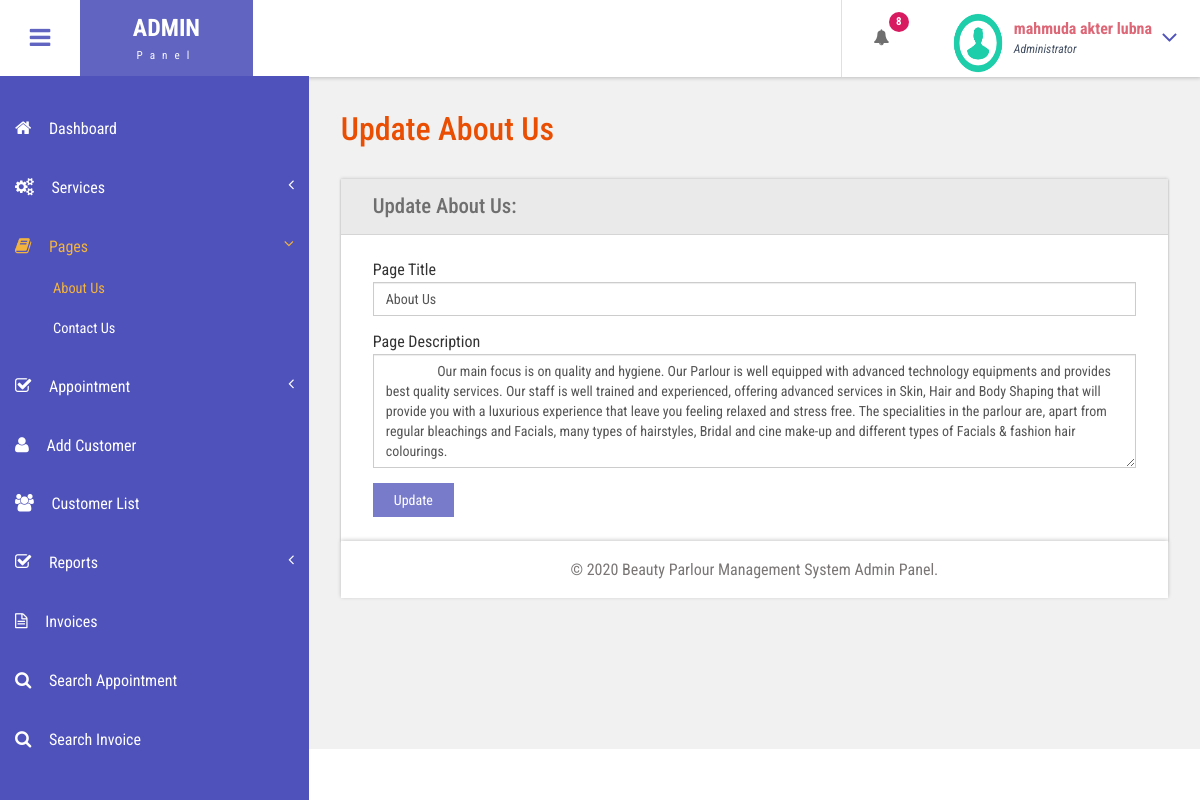
Screenshot of /admin/about-us.php (signed in) with the database file from the repository.
### tables this page shows
CREATE TABLE `tblpage` (
  `ID` int(10) NOT NULL,
  `PageType` varchar(200) DEFAULT NULL,
  `PageTitle` mediumtext DEFAULT NULL,
  `PageDescription` mediumtext DEFAULT NULL,
  `Email` varchar(200) DEFAULT NULL,
  `MobileNumber` bigint(10) DEFAULT NULL,
  `UpdationDate` date DEFAULT NULL,
  `Timing` varchar(200) NOT NULL
);

### admin/about-us.php (the view, shortened to what this page needs)
<?php
include('includes/dbconnection.php');
if (strlen($_SESSION['bpmsaid']==0)) {
  header('location:logout.php');
  } else{
  ?>
<!DOCTYPE HTML>
<html>
<head>
<link href="css/bootstrap.css" rel='stylesheet' type='text/css' />
<link href="css/style.css" rel='stylesheet' type='text/css' />
<link href="css/font-awesome.css" rel="stylesheet">
<link href="css/animate.css" rel="stylesheet" type="text/css" media="all">
<link href="css/custom.css" rel="stylesheet">
</head>
<body class="cbp-spmenu-push">
	<div class="main-content">
		 <?php include_once('includes/sidebar.php');?>
	 <?php include_once('includes/header.php');?>
		<div id="page-wrapper">
			<div class="main-page">
				<div class="forms">
					<h3 class="title1">Update About Us</h3>
					<div class="form-grids row widget-shadow" data-example-id="basic-forms">
						<div class="form-title">
							<h4>Update About Us:</h4>
						</div>
						<div class="form-body">
							<form method="post">
  <?php
$ret=mysqli_query($con,"select * from  tblpage where PageType='aboutus'");
while ($row=mysqli_fetch_array($ret)) {
?>
							 <div class="form-group"> <label for="exampleInputEmail1">Page Title</label> <input type="text" class="form-control" name="pagetitle" id="pagetitle" value="<?php  echo $row['PageTitle'];?>" required="true"> </div> <div class="form-group"> <label for="exampleInputPassword1">Page Description</label> <textarea name="pagedes" id="pagedes" rows="5" class="form-control">
        <?php  echo $row['PageDescription'];?></textarea> </div>
							 <?php } ?>
							  <button type="submit" name="submit" class="btn btn-default">Update</button> </form>
						</div>
					</div>
			</div>
		</div>
		 <?php include_once('includes/footer.php');?>
	</div>
</body>
</html>
<?php } ?>

### admin/includes/header.php (shortened to what this page needs)
<div class="sticky-header header-section ">
      <div class="header-left">
        <button id="showLeftPush"><i class="fa fa-bars"></i></button>
        <div class="logo">
          <a href="index.html">
            <h1>ADMIN</h1>
            <span>Panel</span>
          </a>
        </div>
        <div class="clearfix"> </div>
      </div>
      <div class="header-right">
        <div class="profile_details_left">
          <ul class="nofitications-dropdown">
            <?php
$ret1=mysqli_query($con,"select ID,Name from  tblappointment where Status=''");
$num=mysqli_num_rows($ret1);
?>
            <li class="dropdown head-dpdn">
              <a href="#" class="dropdown-toggle" data-toggle="dropdown" aria-expanded="false"><i class="fa fa-bell"></i><span class="badge blue"><?php echo $num;?></span></a>
            </li>
          </ul>
          <div class="clearfix"> </div>
        </div>
        <div class="profile_details">
        <?php
$adid=$_SESSION['bpmsaid'];
$ret=mysqli_query($con,"select AdminName from tbladmin where ID='$adid'");
$row=mysqli_fetch_array($ret);
$name=$row['AdminName'];
?>
          <ul>
            <li class="dropdown profile_details_drop">
              <a href="#" class="dropdown-toggle" data-toggle="dropdown" aria-expanded="false">
                <div class="profile_img">
                  <span class="prfil-img"><img src="images/download (1).png" alt="" width="50" height="60"> </span>
                  <div class="user-name">
                    <p><?php echo $name; ?></p>
                    <span>Administrator</span>
                  </div>
                  <i class="fa fa-angle-down lnr"></i>
                  <div class="clearfix"></div>
                </div>
              </a>
            </li>
          </ul>
        </div>
        <div class="clearfix"> </div>
      </div>
      <div class="clearfix"> </div>
    </div>

### admin/css/style.css (style rules this page uses)
h4, h5, h6, h1, h2, h3 { margin: 0; }
ul, ol { margin: 0; }
p { margin: 0; }
html, body { font-family: 'Roboto Condensed', sans-serif; font-size: 100%; overflow-x: hidden; background: #fff; }
body a { transition: 0.5s all ease; -webkit-transition: 0.5s all ease; -moz-transition: 0.5s all ease; -o-transition: 0.5s all ease; -ms-transition: 0.5s all ease; text-decoration:none; }
h1,h2,h3,h4,h5,h6 { margin:0; }
p { margin:0; }
ul,label { margin:0; padding:0; }
.main-content { position: relative; }
.sticky-header { position: fixed; top: 0; left:0px; width: 100%; z-index: 100; }
.header-section { background:#FFF; box-shadow: 1px 1px 4px rgba(0, 0, 0, 0.21); -webkit-box-shadow: 1px 1px 4px rgba(0, 0, 0, 0.21); -moz-box-shadow: 1px 1px 4px rgba(0, 0, 0, 0.21); -o-box-shadow: 1px 1px 4px rgba(0, 0, 0, 0.21); }
.header-section::after { clear: both; display: block; content: ''; }
.header-left { float: left; width: 45%; }
.header-right { float: right; }
button#showLeftPush { font-size: 1.5em; width: 80px; padding: 0.87em 0; text-align: center; cursor: pointer; float: left; color: #6F6F6F; -moz-transition: all 0.2s ease-out 0s; -webkit-transition: all 0.2s ease-out 0s; transition: all 0.2s ease-out 0s; border: none; background-color: #fff; outline:none; }
.cbp-spmenu-push { overflow-x: hidden; position: relative; }
.cbp-spmenu, .cbp-spmenu-push { -webkit-transition: all 0.3s ease; -moz-transition: all 0.3s ease; transition: all 0.3s ease; }
.cbp-spmenu-push div#page-wrapper { margin: 0 0 0 19.3em; transition:.5s all; -webkit-transition:.5s all; -moz-transition:.5s all; }
.fa { display: inline-block; font-family: FontAwesome; font-style: normal; font-weight: normal; line-height: 1; -webkit-font-smoothing: antialiased; -moz-osx-font-smoothing: grayscale; }
.logo { background: #6164C1; text-align: center; float: left; }
.logo a { padding: 0.9em 3.3em .7em; display: block; text-decoration: none; }
.logo a h1 { color: #fff; font-size: 1.5em; line-height: 1.2em; font-weight: 700; }
.logo a span { color: #F8F8F8; font-size: .7em; text-align: center; letter-spacing: 7px; }
.profile_details_left { float: left; }
li.dropdown.head-dpdn { display: inline-block; padding: 1.7em 0; border-left: 1px solid #E0E0E0; float: left; }
li.dropdown.head-dpdn a.dropdown-toggle { padding: 1.7em 2em; }
i.fa.fa-bell { color:#6F6F6F; }
.header-right span.badge { font-size: 11px; font-weight: bold; color: #FFF; background: #8BC34A; line-height: 15px; width: 20px; height: 20px; border-radius: 2em; -webkit-border-radius: 2em; -moz-border-radius: 2em; -o-border-radius: 2em; text-align: center; display: inline-block; position: absolute; top: 16%; padding: 2px 0 0; }
.header-right span.blue { background-color:#D81B60; }
.profile_details { float: right; }
.profile_details_drop a.dropdown-toggle { display:block; padding: 0.8em 3em 0 2em; }
.profile_img span.prfil-img { float:left; }
.user-name { float:left; margin-top:8px; margin-left:11px; height:35px; }
.profile_details ul li { list-style-type:none; position:relative; }
.profile_details li a i.fa.lnr { position: absolute; top: 34%; right: 8%; color: #4F52BA; font-size: 1.6em; }
.user-name p { font-size:1em; color:#DD6777; line-height:1em; font-weight:700; }
.user-name span { font-size: .75em; font-style: italic; color: #424f63; font-weight: normal; margin-top: .3em; }
.charts,.row { margin: 2em 0 0; }
.widget-shadow { background-color: #fff; box-shadow: 0 -1px 3px rgba(0,0,0,.12),0 1px 2px rgba(0,0,0,.24); -webkit-box-shadow: 0 -1px 3px rgba(0,0,0,.12),0 1px 2px rgba(0,0,0,.24); -moz-box-shadow: 0 -1px 3px rgba(0,0,0,.12),0 1px 2px rgba(0,0,0,.24); }
h3.title1 { font-size: 2em; color: #e94e02; margin-bottom: 0.8em; }
.forms h3.title1 { margin-bottom:0; }
.forms h4 { font-size: 1.3em; color: #6F6F6F; }
.form-title { padding: 1em 2em; background-color: #EAEAEA; border-bottom: 1px solid #D6D5D5; }
.form-body { padding: 1.5em 2em; }
.forms label { font-weight: 400; }
.form-control { border-radius: inherit; }
.forms button.btn.btn-default { background-color: rgba(97, 100, 193, 0.85); color: #fff; padding: .5em 1.5em; border: none; outline:none; border-radius: inherit; }

### admin/css/custom.css (style rules this page uses)
#page-wrapper { padding:7em 2em 2.5em; background-color: #F1F1F1; }

### rows the page displays
tblpage: pagetitle "About Us", pagedes "Our main focus is on quality and hygiene. Our Parlour is well equipped with advanced technology equipments and provides best quality services. Our staff is well trained and experienced, offering advanced services in Skin, Hair and Body Shaping that will provide you with a luxurious experience that leave you feeling relaxed and stress free. The specialities in the parlour are, apart from regular bleachings and Facials, many types of hairstyles, Bridal and cine make-up and different types of Facials & fashion hair colourings."

### other values shown
$num "8"
$name "mahmuda akter lubna"
